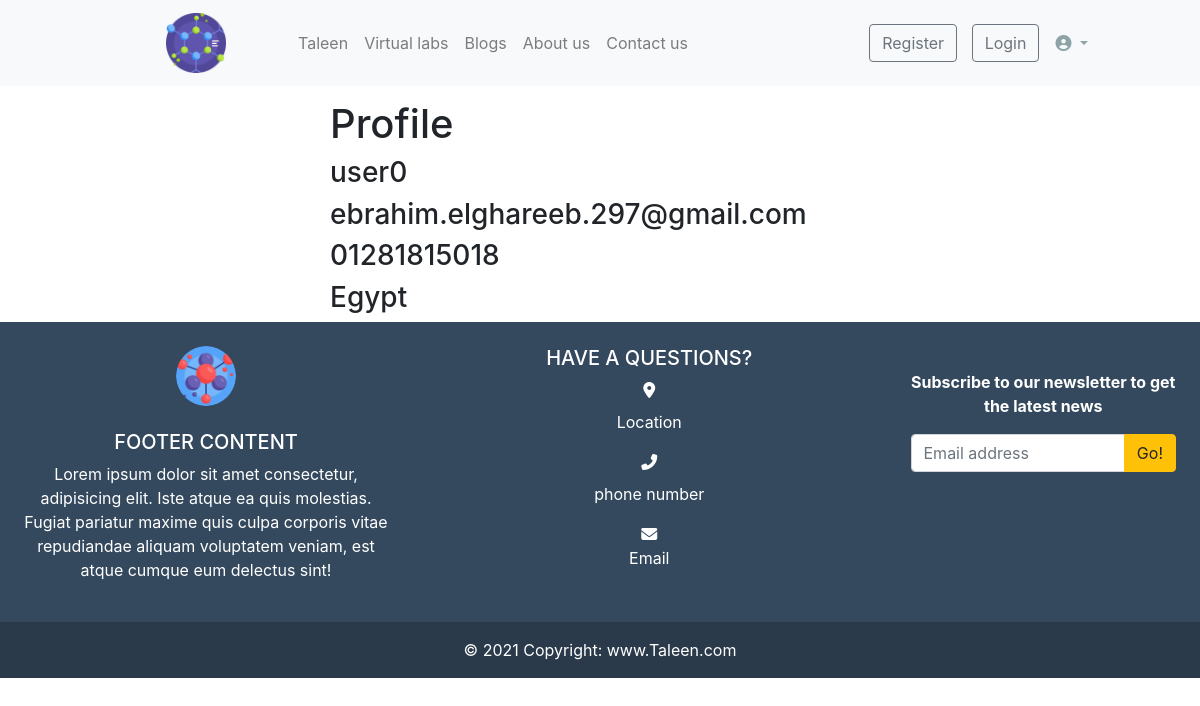
Page /accounts/profile/ (signed in) on the earlier database version.
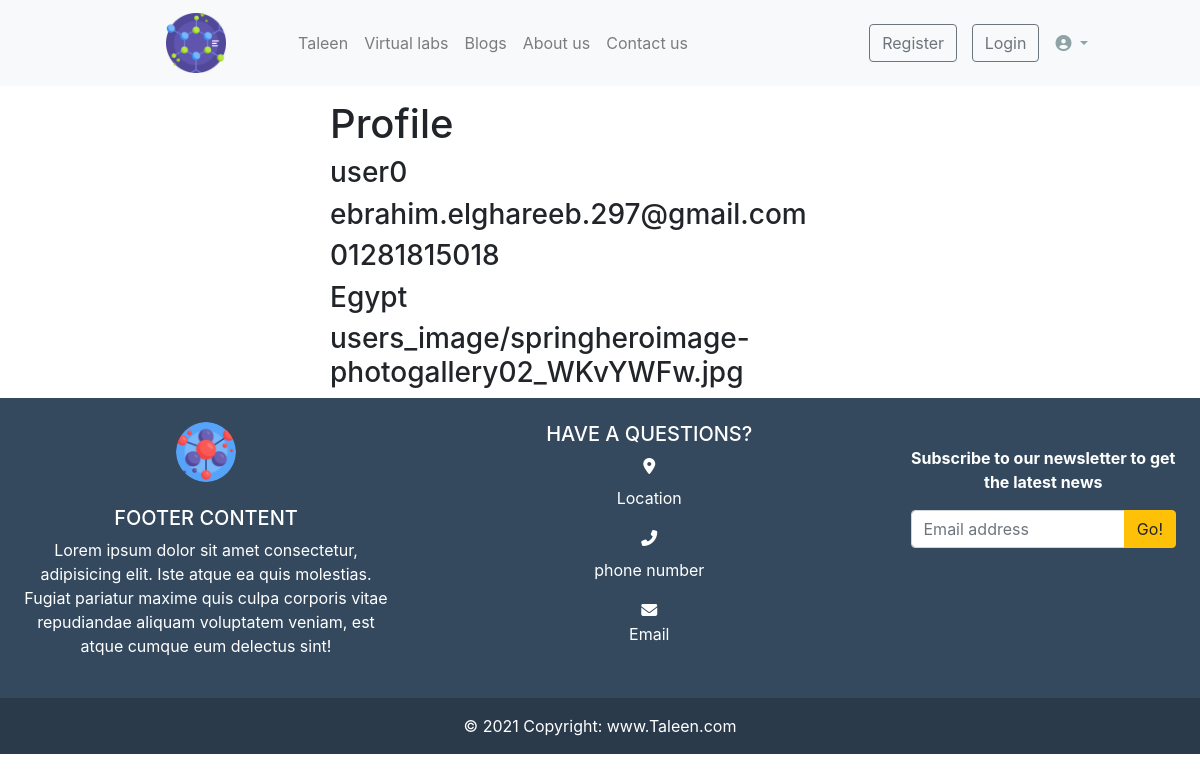
Same page on the later database version.
### accounts/models.py (models this page shows, shortened)
class Profile(models.Model):
   user = models.OneToOneField(User, on_delete=models.CASCADE)
   phone_number = models.CharField(max_length=20, null=True, blank=True)
   image = models.ImageField(upload_to='users_image/', null=True, blank=True)
   address = models.CharField(max_length=50, null=True, blank=True)
   country = CountryField()
   education = models.CharField(max_length=2, choices=EDUCATION, null=True, blank=True)

### accounts/views.py (the view)
# urls.py: path('profile/', views.profile, name='profile'),
@login_required
def profile(request):
   profile = Profile.objects.get(user=request.user)
   context = {'profile':profile}
   return render(request, 'profile/profile.html',context)

### accounts/templates/profile/profile.html (shortened to what this page needs)
{% extends "base.html" %}
{% load static %}
{% load bootstrap4 %}
{% block body %}
<div class="container margin-Top">
  <div class="row">
      <div class="col-md-6 mx-auto">
          <h1>Profile</h1>
          <h3>{{profile.user.username}}</h3>
          <h3>{{profile.user.email}}</h3>
          <h3>{{profile.phone_number}}</h3>
          <h3>{{profile.country.name}}</h3>
          <h3>{{profile.image}}</h3>
      </div>
  </div>
</div>
{% endblock body %}

### templates/base.html (shortened to what this page needs)
{% load static %}
<!doctype html>
<html lang="en">
<head>
    <link rel="stylesheet" href="https://cdn.jsdelivr.net/npm/bootstrap@4.6.0/dist/css/bootstrap.min.css">
    <link rel="stylesheet" href="{% static 'wowJs/css/libs/animate.css' %}" />
    <link rel="stylesheet" href="https://cdnjs.cloudflare.com/ajax/libs/animate.css/4.1.1/animate.min.css" />
    <link rel="stylesheet" href="{% static 'css/style.css' %}">
</head>
<body>
    <nav class="navbar navbar-expand-lg navbar-light bg-light fixed-top ">
        <a class="navbar-brand margin-left Left" href="#"><img src="{% static 'images/formula.png' %}" style="width: 60px; height:60px" alt="Taleen"></a>
        <div class="collapse navbar-collapse " id="navbarSupportedContent">
            <ul class="navbar-nav mr-auto ml-5 underline Left control flex-md-shrink-0 " style="margin-trim: 0;">
                <li class="nav-item ">
                    <a class="nav-link " href="#">Taleen <span class="sr-only">(current)</span></a>
                </li>
                <li class="nav-item ">
                    <a class="nav-link" href="Virtual labs.html">Virtual labs</a>
                </li>
                <li class="nav-item ">
                    <a class="nav-link " href="Blogs.html" target="_blank">Blogs</a>
                </li>
                <li class="nav-item ">
                    <a class="nav-link" href="AboutUs.html" target="_blank">About us</a>
                </li>
                <li class="nav-item ">
                    <a class="nav-link" href="ContactUs.html">Contact us</a>
                </li>
            </ul>
            <div class="my-2 my-lg-0 ">
                <a href="#" class="btn btn-outline-secondary my-2 my-sm-0 " role="button" aria-pressed="true" target="_blank">Register</a>
                <a href="#" class="btn btn-outline-secondary   myMoving " role="button" aria-pressed="true" target="_blank">Login</a>
            </div>
            <li class="nav-item dropdown adjusting dropdown-menu-right dropdown-menu-lg-left" style="list-style-type: none; padding-right: 80px;">
                <a class="nav-link dropdown-toggle" style="color: #8da3a5;" href="#" id="navbarDropdown" role="button" data-toggle="dropdown" aria-haspopup="true" aria-expanded="false">
                    <i class="fas fa-user-circle "></i>
                </a>
            </li>
        </div>
    </nav>
{% block body %}
{% endblock body %}
    <footer class="bg-footer text-white text-center text-lg-start ">
        <div class=" p-4">
            <div class="row">
                <div class="col-lg-4 col-md-12 mb-4 mb-md-0">
                    <img src="{% static 'images/molecule.png' %}" class="rounded-circle" alt="logo" style="width: 60px; height:60px">
                    <br /> <br />
                    <h5 class="text-uppercase ">Footer Content</h5>
                    <p>
                        Lorem ipsum dolor sit amet consectetur, adipisicing elit. Iste atque ea quis molestias. Fugiat pariatur maxime quis culpa corporis vitae repudiandae aliquam voluptatem veniam, est atque cumque eum delectus sint!
                    </p>
                </div>
                <div class="col-lg-5 col-md-6 mb-4 mb-md-0">
                    <h5 class="">HAVE A QUESTIONS?</h5>
                    <div class="">
                        <i class="fas fa-map-marker-alt "></i>
                        <div class="media-body">
                            <p>Location</p>
                        </div>
                    </div>
                    <div class="">
                        <i class="fas fa-phone-alt"></i>
                        <div class="media-body">
                            <p>phone number</p>
                        </div>
                    </div>
                    <div class="">
                        <i class="fas fa-envelope"></i>
                        <div class="media-body">
                            <p>Email</p>
                        </div>
                    </div>
                </div>
                <div class="col-lg-3 col-md-6 mb-4 mb-md-0 mt-0">
                    <br />
                    <p class=""><strong>Subscribe to our newsletter to get the latest news</strong></p>
                    <div class="input-group ">
                        <input type="text" class="form-control" placeholder="Email address" aria-label="Recipient's username" aria-describedby="button-addon2">
                        <div class="input-group-append">
                            <button class="btn btn-warning" type="button" id="button-addon2">Go!</button>
                        </div>
                    </div>
                </div>
            </div>
        </div>
        <div class="text-center p-3" style="background-color: rgba(0, 0, 0, 0.2)">
            © 2021 Copyright:
            <a class="text-white" href="#">www.Taleen.com</a>
        </div>
    </footer>
</body>
</html>

### static/css/style.css (style rules this page uses)
img { vertical-align: middle; border: 0px }
.myMoving { margin-left: 10px; }
.margin-left { margin-left: 150px; }
.bg-footer { background-color: #34495e; }
html { scroll-behavior: smooth; }
.margin-Top { margin-top: 100px; }
html, body { overflow-x: hidden; }
body { position: relative }

Differences in the rows shown:
changed Profile "Egypt": image (not shown) → "users_image/springheroimage-photogallery02_WKvYWFw.jpg"
